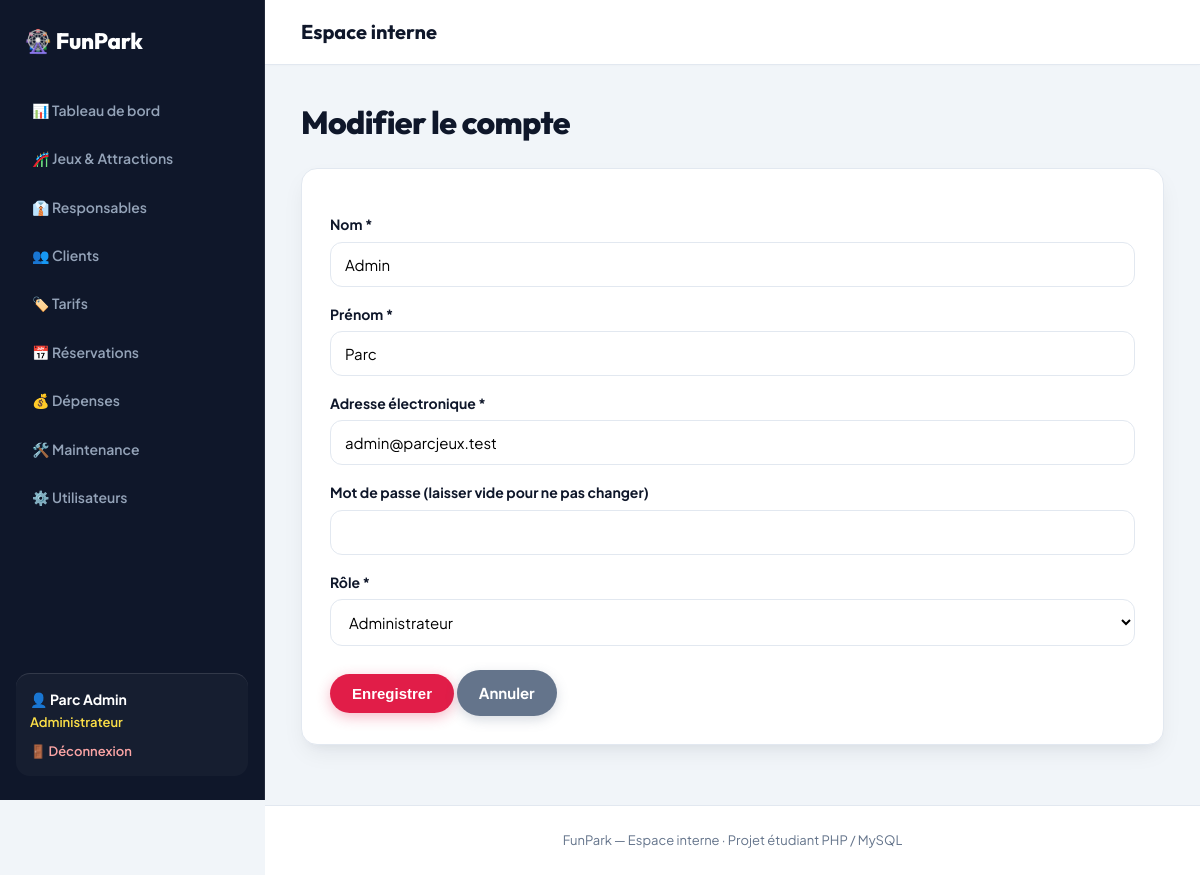
The app's page /parc-jeux/index.php?page=utilisateurs&action=modifier&id=1 (signed in) with its own data.
### tables this page shows
CREATE TABLE utilisateur (
  id_utilisateur INT AUTO_INCREMENT PRIMARY KEY,
  nom VARCHAR(50) NOT NULL,
  prenom VARCHAR(50) NOT NULL,
  email VARCHAR(100) NOT NULL UNIQUE,
  mot_de_passe VARCHAR(255) NOT NULL,
  role ENUM('admin','responsable','agent','client') NOT NULL,
  actif TINYINT(1) NOT NULL DEFAULT 1,
  id_responsable INT NULL,
  id_client INT NULL,
  FOREIGN KEY (id_responsable) REFERENCES responsable(id_responsable),
  FOREIGN KEY (id_client) REFERENCES client(id_client)
);

### parc-jeux/config/helpers.php (called while the page is built, shortened)
<?php
function libelle($valeur) {
    $textes = [
        'disponible' => 'Disponible', 'en_fonctionnement' => 'En fonctionnement', 'en_maintenance' => 'En maintenance',
        'hors_service' => 'Hors service', 'ferme_temporairement' => 'Fermé temporairement',
        'admin' => 'Administrateur', 'responsable' => 'Responsable de jeu', 'agent' => 'Agent de vente / accueil',
        'client' => 'Client / visiteur',
        'especes' => 'Espèces', 'carte' => 'Carte', 'paye' => 'Payé', 'en_attente' => 'En attente',
        'confirmee' => 'Confirmée', 'payee' => 'Payée', 'utilisee' => 'Utilisée', 'annulee' => 'Annulée',
        'signalee' => 'Signalée', 'planifiee' => 'Planifiée', 'en_cours' => 'En cours', 'terminee' => 'Terminée',
        'jeu' => 'Lié à un jeu', 'general' => 'Frais généraux',
        'individuel' => 'Individuel', 'famille' => 'Famille', 'groupe' => 'Groupe',
        'actif' => 'Actif', 'inactif' => 'Inactif', 'valide' => 'Valide', 'utilise' => 'Utilisé',
        'billet' => 'Billets', 'reservation' => 'Réservation', 'abonnement' => 'Abonnement', 'autre' => 'Autre',
    ];
    return $textes[$valeur] ?? $valeur;
}
function e($texte) {
    return htmlspecialchars((string)$texte, ENT_QUOTES, 'UTF-8');
}
function selectionne($a, $b) {
    return ((string)$a === (string)$b) ? 'selected' : '';
}
function url($page, $action = 'index', $params = []) {
    return 'index.php?' . http_build_query(array_merge(['page' => $page, 'action' => $action], $params));
}
function vue($fichier, $donnees = [], $mode = null) {
    extract($donnees);
    require RACINE . '/views/layout/header.php';
    require RACINE . '/views/layout/navbar.php';
    require RACINE . '/views/' . $fichier . '.php';
    require RACINE . '/views/layout/footer.php';
}

### parc-jeux/controllers/UtilisateurController.php (called while the page is built, shortened)
<?php
class UtilisateurController {
    private $pdo, $user;
    public function __construct($pdo) {
        $this->pdo = $pdo;
        $this->user = new User($pdo);
    }
    public function actionModifier() { $this->formulaire((int)($_GET['id'] ?? 0)); }
    private function formulaire($id) {
        $compte = ['nom' => '', 'prenom' => '', 'email' => '', 'mot_de_passe' => '', 'role' => 'agent', 'id_responsable' => '', 'id_client' => ''];
        if ($id) {
            $compte = $this->user->trouver($id);
            $compte['mot_de_passe'] = '';
        }
        $erreurs = [];
        vue('utilisateurs/form', ['compte' => $compte, 'id' => $id, 'erreurs' => $erreurs,
                                  'responsables' => (new Responsable($this->pdo))->tous(), 'clients' => (new Client($this->pdo))->tous()]);
    }
}

### parc-jeux/index.php (called while the page is built, shortened)
<?php
require RACINE . '/config/helpers.php';
$action = $_GET['action'] ?? 'index';
try {
    $controleur = new $nomClasse(getPDO());
    $methode = 'action' . ucfirst($action);
    $controleur->$methode();
} catch (PDOException $e) {
    die("Erreur de base de données : " . e($e->getMessage()));
}

### parc-jeux/models/User.php (called while the page is built, shortened)
<?php
class User {
    private $pdo;
    public function __construct($pdo) { $this->pdo = $pdo; }
    public function trouver($id) {
        $req = $this->pdo->prepare("SELECT * FROM utilisateur WHERE id_utilisateur = ?");
        $req->execute([$id]);
        return $req->fetch();
    }
}

### parc-jeux/views/utilisateurs/form.php (the view, shortened to what this page needs)
<h1><?= $id ? 'Modifier le compte' : 'Ajouter un compte' ?></h1>
<form method="post" class="formulaire validation">
    <label>Nom *</label><input type="text" name="nom" value="<?= e($compte['nom']) ?>" required>
    <label>Prénom *</label><input type="text" name="prenom" value="<?= e($compte['prenom']) ?>" required>
    <label>Adresse électronique *</label><input type="email" name="email" value="<?= e($compte['email']) ?>" required>
    <label>Mot de passe <?= $id ? '(laisser vide pour ne pas changer)' : '*' ?></label>
    <input type="password" name="mot_de_passe" minlength="6" <?= $id ? '' : 'required' ?>>
    <label>Rôle *</label>
    <select name="role" id="role">
        <?php foreach (['admin', 'responsable', 'agent', 'client'] as $r): ?>
            <option value="<?= $r ?>" <?= selectionne($compte['role'], $r) ?>><?= e(libelle($r)) ?></option>
        <?php endforeach; ?>
    </select>
    <button class="btn" type="submit">Enregistrer</button>
    <a class="btn gris" href="<?= e(url('utilisateurs')) ?>">Annuler</a>
</form>

### parc-jeux/public/css/style.css (style rules this page uses)
:root { --font-body: 'Plus Jakarta Sans', system-ui, -apple-system, sans-serif; --font-heading: 'Outfit', 'Plus Jakarta Sans', sans-serif; --violet: #4f46e5; --violet-fonce: #0f172a; --violet-back: #1e1b4b; --magenta: #e11d48; --magenta-hover: #be123c; --or: #f59e0b; --or-clair: #fde047; --ciel: #0284c7; --emerald: #10b981; --creme: #f8fafc; --blanc: #ffffff; --texte: #0f172a; --texte-doux: #64748b; --bordure: #e2e8f0; --ombre: 0 10px 25px -5px rgba(15, 23, 42, 0.08), 0 8px 10px -6px rgba(15, 23, 42, 0.04); --ombre-forte: 0 20px 35px -5px rgba(15, 23, 42, 0.14), 0 10px 15px -5px rgba(15, 23, 42, 0.08); --rayon: 16px; --rayon-lg: 24px; --nav-h: 76px; --sidebar-w: 265px; }
*, *::before, *::after { box-sizing: border-box; }
html { scroll-behavior: smooth; width: 100%; min-height: 100%; margin: 0; padding: 0; }
body { width: 100%; min-height: 100%; margin: 0; padding: 0; font-family: var(--font-body); background: var(--creme); color: var(--texte); line-height: 1.6; -webkit-font-smoothing: antialiased; }
h1, h2, h3, h4, h5, h6 { font-family: var(--font-heading); font-weight: 700; letter-spacing: -0.02em; }
a { color: var(--violet); text-decoration: none; transition: all 0.2s ease; }
body.mode-admin { display: flex; flex-direction: row; width: 100%; min-height: 100vh; margin: 0; padding: 0; background: #f1f5f9; }
.mode-admin .entete, .mode-admin .filtres, .mode-admin .tableau, .mode-admin table, .mode-admin .cartes, .mode-admin .deux-colonnes, .mode-admin .carte, .mode-admin .formulaire, .mode-admin .message, .mode-admin .bandeau-info, .mode-admin .grille-jeux, .mode-admin .grille-tarifs, .mode-admin .carte-detail-jeu, .mode-admin .detail-jeu-grille { width: 100% !important; max-width: none !important; box-sizing: border-box; }
h1 { font-size: 2rem; margin: 0 0 20px; color: var(--violet-fonce); font-weight: 800; }
.btn { display: inline-flex; align-items: center; justify-content: center; gap: 8px; background: linear-gradient(135deg, var(--magenta), #e11d48); color: var(--blanc) !important; border: none; padding: 11px 22px; border-radius: 999px; cursor: pointer; font-size: 15px; font-weight: 700; box-shadow: 0 4px 14px rgba(225, 29, 72, 0.3); transition: all 0.2s cubic-bezier(0.16, 1, 0.3, 1); }
.btn.gris { background: #64748b; box-shadow: 0 4px 12px rgba(100, 116, 139, 0.25); }
.formulaire, .carte { background: var(--blanc); padding: 28px; border-radius: var(--rayon); box-shadow: var(--ombre); border: 1px solid var(--bordure); }
.formulaire { max-width: 680px; }
label { display: block; margin: 16px 0 6px; font-weight: 700; font-size: 14px; color: var(--texte); }
input[type=text], input[type=email], input[type=password], input[type=number], input[type=date], select, textarea { width: 100%; padding: 12px 14px; border: 1px solid var(--bordure); border-radius: 12px; font-size: 15px; background: var(--blanc); font-family: inherit; transition: all 0.2s ease; }
.formulaire .btn { margin-top: 24px; }

### records on screen
utilisateur: nom "Admin", prenom "Parc", email "admin@parcjeux.test", role "Administrateur"

### other values on screen
$_SESSION['user']['prenom'] . ' ' . $_SESSION['user']['nom'] "Parc Admin"
libelle($role) "Administrateur"
$titrePage "Espace interne"
